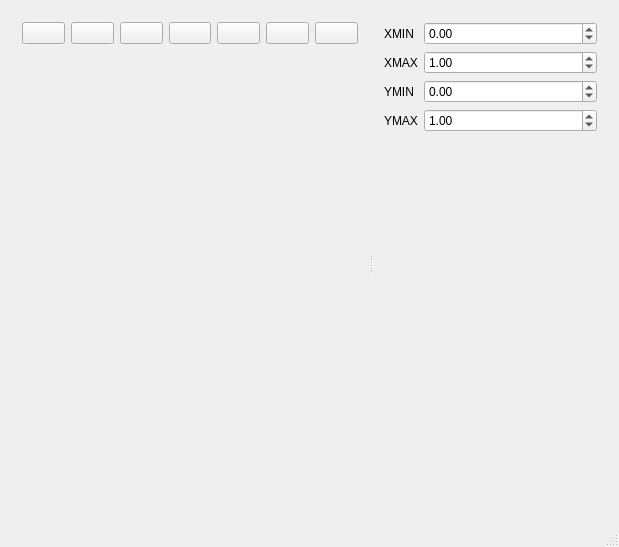
<?xml version="1.0" encoding="UTF-8"?>
<ui version="4.0">
 <class>MainWindow</class>
 <widget class="QMainWindow" name="MainWindow">
  <property name="geometry">
   <rect>
    <x>0</x>
    <y>0</y>
    <width>619</width>
    <height>547</height>
   </rect>
  </property>
  <property name="windowTitle">
   <string>Графикус</string>
  </property>
  <widget class="QWidget" name="centralWidget">
   <layout class="QGridLayout" name="gridLayout_2">
    <item row="0" column="0">
     <widget class="QSplitter" name="splitter">
      <property name="orientation">
       <enum>Qt::Horizontal</enum>
      </property>
      <widget class="QWidget" name="layoutWidget">
       <layout class="QGridLayout" name="gridLayout">
        <item row="0" column="6">
         <widget class="QPushButton" name="pushButton_4">
          <property name="toolTip">
           <string>Очистить точки</string>
          </property>
          <property name="text">
           <string/>
          </property>
          <property name="icon">
           <iconset resource="res.qrc">
            <normaloff>:/new/prefix1/clear.png</normaloff>:/new/prefix1/clear.png</iconset>
          </property>
          <property name="iconSize">
           <size>
            <width>32</width>
            <height>32</height>
           </size>
          </property>
         </widget>
        </item>
        <item row="0" column="1">
         <widget class="QPushButton" name="pushButton">
          <property name="toolTip">
           <string>Установить оси</string>
          </property>
          <property name="text">
           <string/>
          </property>
          <property name="icon">
           <iconset resource="res.qrc">
            <normaloff>:/new/prefix1/osi.png</normaloff>:/new/prefix1/osi.png</iconset>
          </property>
          <property name="iconSize">
           <size>
            <width>32</width>
            <height>32</height>
           </size>
          </property>
         </widget>
        </item>
        <item row="0" column="0">
         <widget class="QPushButton" name="pushButton_2">
          <property name="sizePolicy">
           <sizepolicy hsizetype="Minimum" vsizetype="Fixed">
            <horstretch>0</horstretch>
            <verstretch>0</verstretch>
           </sizepolicy>
          </property>
          <property name="toolTip">
           <string>Открыть изображение</string>
          </property>
          <property name="text">
           <string/>
          </property>
          <property name="icon">
           <iconset resource="res.qrc">
            <normaloff>:/new/prefix1/open.png</normaloff>:/new/prefix1/open.png</iconset>
          </property>
          <property name="iconSize">
           <size>
            <width>32</width>
            <height>32</height>
           </size>
          </property>
         </widget>
        </item>
        <item row="0" column="3">
         <widget class="QPushButton" name="pushButton_3">
          <property name="toolTip">
           <string>Копировать Результат</string>
          </property>
          <property name="text">
           <string/>
          </property>
          <property name="icon">
           <iconset resource="res.qrc">
            <normaloff>:/new/prefix1/res.png</normaloff>:/new/prefix1/res.png</iconset>
          </property>
          <property name="iconSize">
           <size>
            <width>32</width>
            <height>32</height>
           </size>
          </property>
         </widget>
        </item>
        <item row="1" column="0" colspan="7">
         <widget class="QLabel" name="labelPaint">
          <property name="sizePolicy">
           <sizepolicy hsizetype="Preferred" vsizetype="Preferred">
            <horstretch>0</horstretch>
            <verstretch>0</verstretch>
           </sizepolicy>
          </property>
          <property name="text">
           <string/>
          </property>
         </widget>
        </item>
        <item row="0" column="2">
         <widget class="QPushButton" name="pushButton_5">
          <property name="toolTip">
           <string>Установить точки</string>
          </property>
          <property name="text">
           <string/>
          </property>
          <property name="icon">
           <iconset resource="res.qrc">
            <normaloff>:/new/prefix1/toch.png</normaloff>:/new/prefix1/toch.png</iconset>
          </property>
          <property name="iconSize">
           <size>
            <width>32</width>
            <height>32</height>
           </size>
          </property>
          <property name="checkable">
           <bool>true</bool>
          </property>
         </widget>
        </item>
        <item row="0" column="4">
         <widget class="QPushButton" name="pushButton_6">
          <property name="toolTip">
           <string>Стереть точки</string>
          </property>
          <property name="text">
           <string/>
          </property>
          <property name="icon">
           <iconset resource="res.qrc">
            <normaloff>:/new/prefix1/sterka.png</normaloff>:/new/prefix1/sterka.png</iconset>
          </property>
          <property name="iconSize">
           <size>
            <width>32</width>
            <height>32</height>
           </size>
          </property>
          <property name="checkable">
           <bool>true</bool>
          </property>
         </widget>
        </item>
        <item row="0" column="5">
         <widget class="QPushButton" name="pushButton_7">
          <property name="toolTip">
           <string>Добавить линию</string>
          </property>
          <property name="text">
           <string/>
          </property>
          <property name="icon">
           <iconset resource="res.qrc">
            <normaloff>:/new/prefix1/plus.png</normaloff>:/new/prefix1/plus.png</iconset>
          </property>
          <property name="iconSize">
           <size>
            <width>32</width>
            <height>32</height>
           </size>
          </property>
         </widget>
        </item>
       </layout>
      </widget>
      <widget class="QWidget" name="layoutWidget">
       <layout class="QVBoxLayout" name="verticalLayout">
        <item>
         <layout class="QFormLayout" name="formLayout">
          <item row="0" column="0">
           <widget class="QLabel" name="label_2">
            <property name="text">
             <string>XMIN</string>
            </property>
           </widget>
          </item>
          <item row="0" column="1">
           <widget class="QDoubleSpinBox" name="ds_xmin">
            <property name="minimum">
             <double>-100000000.000000000000000</double>
            </property>
            <property name="maximum">
             <double>100000000.000000000000000</double>
            </property>
           </widget>
          </item>
          <item row="1" column="0">
           <widget class="QLabel" name="label_3">
            <property name="text">
             <string>XMAX</string>
            </property>
           </widget>
          </item>
          <item row="1" column="1">
           <widget class="QDoubleSpinBox" name="ds_xmax">
            <property name="minimum">
             <double>-100000000.000000000000000</double>
            </property>
            <property name="maximum">
             <double>100000000.000000000000000</double>
            </property>
            <property name="value">
             <double>1.000000000000000</double>
            </property>
           </widget>
          </item>
          <item row="2" column="0">
           <widget class="QLabel" name="label_4">
            <property name="text">
             <string>YMIN</string>
            </property>
           </widget>
          </item>
          <item row="2" column="1">
           <widget class="QDoubleSpinBox" name="ds_ymin">
            <property name="minimum">
             <double>-100000000.000000000000000</double>
            </property>
            <property name="maximum">
             <double>100000000.000000000000000</double>
            </property>
           </widget>
          </item>
          <item row="3" column="0">
           <widget class="QLabel" name="label_5">
            <property name="text">
             <string>YMAX</string>
            </property>
           </widget>
          </item>
          <item row="3" column="1">
           <widget class="QDoubleSpinBox" name="ds_ymax">
            <property name="minimum">
             <double>-100000000.000000000000000</double>
            </property>
            <property name="maximum">
             <double>100000000.000000000000000</double>
            </property>
            <property name="value">
             <double>1.000000000000000</double>
            </property>
           </widget>
          </item>
         </layout>
        </item>
        <item>
         <widget class="QLabel" name="labelZoom">
          <property name="minimumSize">
           <size>
            <width>200</width>
            <height>200</height>
           </size>
          </property>
          <property name="maximumSize">
           <size>
            <width>200</width>
            <height>200</height>
           </size>
          </property>
          <property name="text">
           <string/>
          </property>
         </widget>
        </item>
       </layout>
      </widget>
     </widget>
    </item>
   </layout>
  </widget>
  <widget class="QStatusBar" name="statusBar"/>
 </widget>
 <layoutdefault spacing="6" margin="11"/>
 <resources>
  <include location="res.qrc"/>
 </resources>
 <connections/>
</ui>
